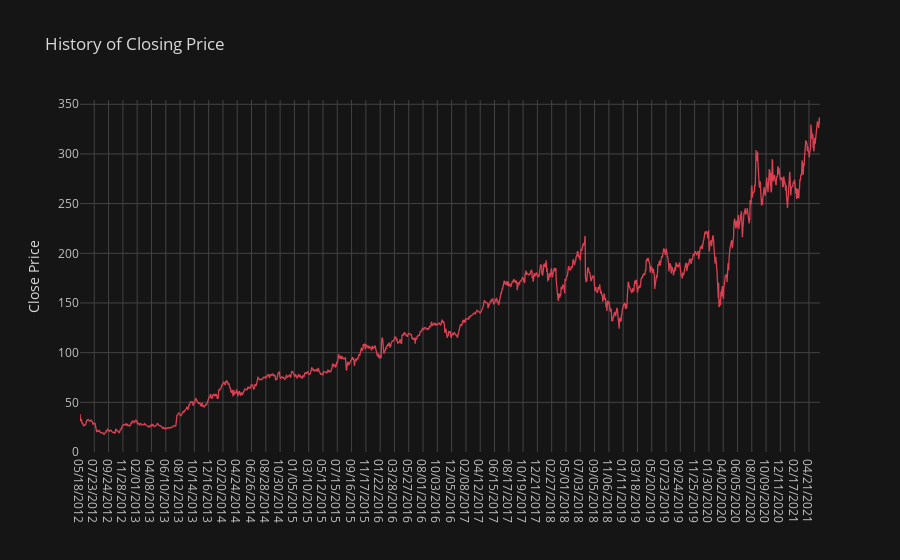

Write notebook code for a chart like this one.
### Markdown cell above
#Univariate Analysis

### Code cell
reversed_data.iplot(y="N_Close",colors='red',yTitle='Close Price',title='History of Closing Price')

### Figure 1 — Plotly figure (JSON) as saved in the notebook; plotly's stock layout.template omitted (floating-point values rounded to 4 significant figures; data arrays with more than 128 entries replaced by an {"elided": "..."} marker saying what was removed)
{"data": [{"line": {"color": "rgba(219, 64, 82, 1.0)", "dash": "solid", "shape": "linear", "width": 1.3}, "mode": "lines", "name": "N_Close", "text": "", "type": "scatter", "x": {"elided": "2279 str values"}, "y": {"elided": "2279 float values"}}], "layout": {"legend": {"bgcolor": "#151516", "font": {"color": "#D9D9D9"}}, "paper_bgcolor": "#151516", "plot_bgcolor": "#151516", "title": {"font": {"color": "#D9D9D9"}, "text": "History of Closing Price"}, "xaxis": {"gridcolor": "#434343", "showgrid": true, "tickfont": {"color": "#C2C2C2"}, "title": {"font": {"color": "#D9D9D9"}, "text": ""}, "zerolinecolor": "#666570"}, "yaxis": {"gridcolor": "#434343", "showgrid": true, "tickfont": {"color": "#C2C2C2"}, "title": {"font": {"color": "#D9D9D9"}, "text": "Close Price"}, "zerolinecolor": "#666570"}}}
